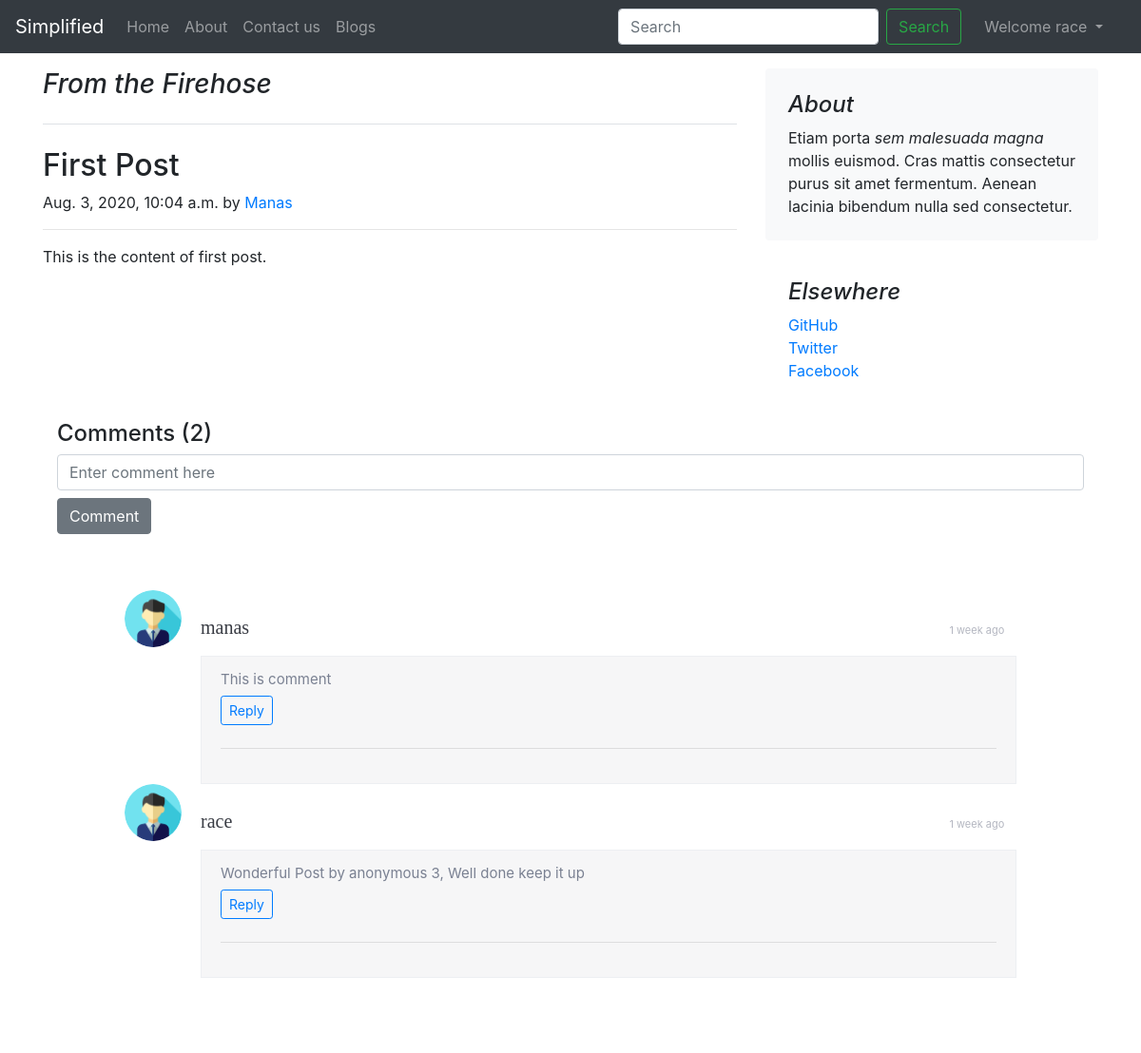
/blog/blogtitle1/ (signed in), run on the app's committed database.
### blog/models.py (models this page shows, shortened)
class Blog(models.Model):
    blog_id = models.AutoField(primary_key=True)
    blog_author = models.CharField(max_length=50, default="Anonymous")
    blog_title = models.CharField(max_length=50, default="")
    timeStamp = models.DateTimeField(auto_now=True)
    blog_content = models.TextField()
    smug = models.CharField(max_length=20, null=True)

class BlogComment(models.Model):
    Sno = models.AutoField(primary_key=True)
    comment = models.TextField()
    user = models.ForeignKey(User, on_delete=models.CASCADE)
    post = models.ForeignKey(Blog, on_delete=models.CASCADE)
    parent = models.ForeignKey("self", on_delete=models.CASCADE, null=True)
    timeStamp = models.DateTimeField(default=now)

### blog/views.py (the view)
# urls.py: path('<str:smug>/', views.blogpost, name="blogPost")
def blogpost(request, smug):
    blog = Blog.objects.filter(smug=smug)[0]
    comments = BlogComment.objects.filter(post=blog, parent=None)
    replies = BlogComment.objects.filter(post=blog).exclude(parent=None)
    replyDict = {}
    for reply in replies:
        if reply.parent.Sno not in replyDict.keys():
            replyDict[reply.parent.Sno] = [reply]
        else:
            replyDict[reply.parent.Sno].append(reply)
    context = {'blog': blog, 'comments': comments, 'user': request.user, 'replyDict': replyDict}
    return render(request, 'blog/blogpost.html', context)

### blog/templatetags/extras.py (called while the page is built)
@register.filter(name='get_val')
def get_val(dict, key):
    return dict.get(key)

### templates/blog/blogpost.html (shortened to what this page needs)
{% extends 'base.html' %}
{% block body %}
    {% load humanize %}
    {% load extras %}
    <div role="main" class="container my-3">
        <div class="row">
            <div class="col-md-8 blog-main">
                <h3 class="pb-4 mb-4 font-italic border-bottom">
                    From the Firehose
                </h3>
                <div class="blog-post">
                    <h2 class="blog-post-title">{{ blog.blog_title }}</h2>
                    <p class="blog-post-meta">{{ blog.timeStamp }} by <a href="#">{{ blog.blog_author }}</a></p>
                    <hr>
                    <p>{{ blog.blog_content }}</p>
                </div>
            </div>
            <aside class="col-md-4 blog-sidebar">
                <div class="p-4 mb-3 bg-light rounded">
                    <h4 class="font-italic">About</h4>
                    <p class="mb-0">Etiam porta <em>sem malesuada magna</em> mollis euismod. Cras mattis consectetur
                        purus sit amet fermentum. Aenean lacinia bibendum nulla sed consectetur.</p>
                </div>
                <div class="p-4">
                    <h4 class="font-italic">Elsewhere</h4>
                    <ol class="list-unstyled">
                        <li><a href="#">GitHub</a></li>
                        <li><a href="#">Twitter</a></li>
                        <li><a href="#">Facebook</a></li>
                    </ol>
                </div>
            </aside>
        </div>
        <div class=container>
            <h4>Comments <span>({{ comments|length }})</span></h4>
            {% if user.is_authenticated %}
                <form action="/blog/postComment/" method="post">
                    <input class="form-control" type="text" name="comment" placeholder="Enter comment here">
                    <button type="submit" class="btn btn-secondary my-2">Comment</button>
                </form>
            {% else %}
                <p><b><i>Please login to post a comment.</i></b></p>
            {% endif %}
            <div class="be-comment-block">
                {% for comment in comments %}
                    <div class="be-comment">
                        <div class="be-img-comment">
                            <a href="#">
                                <img src="/static/img/userPro.png" alt="" class="be-ava-comment">
                            </a>
                        </div>
                        <div class="be-comment-content">
				<span class="be-comment-name mt-4">
					<a href="#" style="font-size: 20px">{{ comment.user }}</a>
					</span>
                            <span class="be-comment-time">
					{{ comment.timeStamp|naturaltime }}
				</span>
                            <div class="be-comment-text">
                                {{ comment.comment }}<br>
                                <button class="btn btn-sm btn-outline-primary my-2" type="button" data-toggle="collapse"
                                        data-target="#replyButton{{ comment.Sno }}"
                                        aria-expanded="false" aria-controls="collapseExample">
                                    Reply
                                </button>
                                <hr>
                            </div>
                        </div>
                    </div>
                {% endfor %}
            </div>
        </div>
    </div>
{% endblock %}

### templates/base.html (shortened to what this page needs)
<!doctype html>
<html lang="en">
<head>
    <link rel="stylesheet" href="https://stackpath.bootstrapcdn.com/bootstrap/4.5.0/css/bootstrap.min.css"
>
</head>
<body>
<nav class="navbar navbar-expand-lg navbar-dark bg-dark">
    <a class="navbar-brand" href="#">Simplified</a>
    <div class="collapse navbar-collapse" id="navbarSupportedContent">
        <ul class="navbar-nav mr-auto">
            <li class="nav-item {% block home %}{% endblock %}">
                <a class="nav-link" href="/">Home <span class="sr-only">(current)</span></a>
            </li>
            <li class="nav-item {% block about %}{% endblock %}">
                <a class="nav-link" href="/about/">About</a>
            </li>
            <li class="nav-item {% block contact %}{% endblock %}">
                <a class="nav-link" href="/contact/">Contact us</a>
            </li>
            <li class="nav-item {% block blog %}{% endblock %}">
                <a class="nav-link" href="/blog">Blogs</a>
            </li>
        </ul>
        <form class="form-inline my-2 my-lg-0">
            <input class="form-control mr-sm-2" type="search" placeholder="Search" aria-label="Search">
            <button class="btn btn-outline-success my-2 my-sm-0" type="submit">Search</button>
        </form>
        {% if user.is_authenticated %}
            <div class="form-inline mx-3" id="navbarSupportedContent">
                <ul class="navbar-nav mr-auto">
                    <li class="nav-item dropdown">
                        <a class="nav-link dropdown-toggle" href="#" id="navbarDropdown" role="button"
                           data-toggle="dropdown"
                           aria-haspopup="true" aria-expanded="false">
                            Welcome {{ user.username }}
                        </a>
                    </li>
                </ul>
            </div>
        {% endif %}
    </div>
</nav>
{% block body %}
{% endblock %}
</body>
</html>

### templates/blog/blogpost.html (style rules this page uses)
.be-comment-block { margin-bottom: 50px !important; border: 1px solid #edeff2; border-radius: 2px; padding: 50px 70px; border: 1px solid #ffffff; }
.be-img-comment { width: 60px; height: 60px; float: left; margin-bottom: 15px; }
.be-ava-comment { width: 60px; height: 60px; border-radius: 50%; }
.be-comment-content { margin-left: 80px; }
.be-comment-content span { display: inline-block; width: 49%; margin-bottom: 15px; }
.be-comment-name { font-size: 13px; font-family: 'Conv_helveticaneuecyr-bold'; }
.be-comment-content a { color: #383b43; }
.be-comment-time { text-align: right; }
.be-comment-time { font-size: 11px; color: #b4b7c1; }
.be-comment-text { font-size: 15px; line-height: 18px; color: #7a8192; display: block; background: #f6f6f7; border: 1px solid #edeff2; padding: 15px 20px 20px 20px; }

### data on the page
Blog: blog_title "First Post", timeStamp "Aug. 3, 2020, 10:04 a.m.", blog_author "Manas", blog_content "This is the content of first post."
BlogComment: user "manas", timeStamp "1 week ago", comment "This is comment"
BlogComment: user "race", timeStamp "1 week ago", comment "Wonderful Post by anonymous 3, Well done keep it up"

### other printed values
{{ user.username }} "race"
{{ comments|length }} "2"
